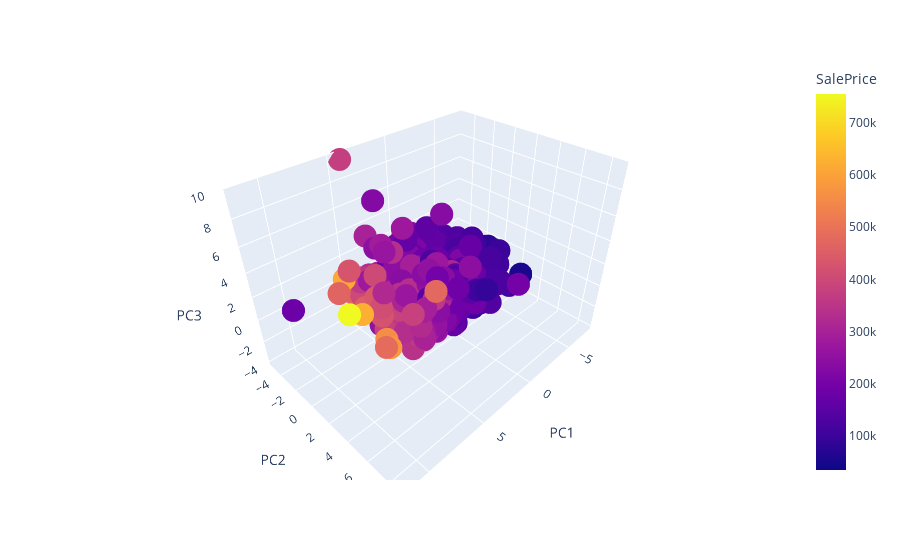

Notebook code for this chart:
### Code cell


### Figure 1 — Plotly figure (JSON) as saved in the notebook; plotly's stock layout.template omitted (floating-point values rounded to 4 significant figures; data arrays with more than 128 entries replaced by an {"elided": "..."} marker saying what was removed)
{"data": [{"hovertemplate": "PC1=%{x}<br>PC2=%{y}<br>PC3=%{z}<br>SalePrice=%{marker.color}<extra></extra>", "legendgroup": "", "marker": {"color": {"elided": "1168 int values"}, "coloraxis": "coloraxis", "symbol": "circle"}, "mode": "markers", "name": "", "scene": "scene", "showlegend": false, "type": "scatter3d", "x": {"elided": "1168 float values"}, "y": {"elided": "1168 float values"}, "z": {"elided": "1168 float values"}}], "layout": {"coloraxis": {"colorbar": {"title": {"text": "SalePrice"}}, "colorscale": [[0, "#0d0887"], [0.1111, "#46039f"], [0.2222, "#7201a8"], [0.3333, "#9c179e"], [0.4444, "#bd3786"], [0.5556, "#d8576b"], [0.6667, "#ed7953"], [0.7778, "#fb9f3a"], [0.8889, "#fdca26"], [1, "#f0f921"]]}, "legend": {"tracegroupgap": 0}, "margin": {"t": 60}, "scene": {"domain": {"x": [0, 1], "y": [0, 1]}, "xaxis": {"title": {"text": "PC1"}}, "yaxis": {"title": {"text": "PC2"}}, "zaxis": {"title": {"text": "PC3"}}}}}
